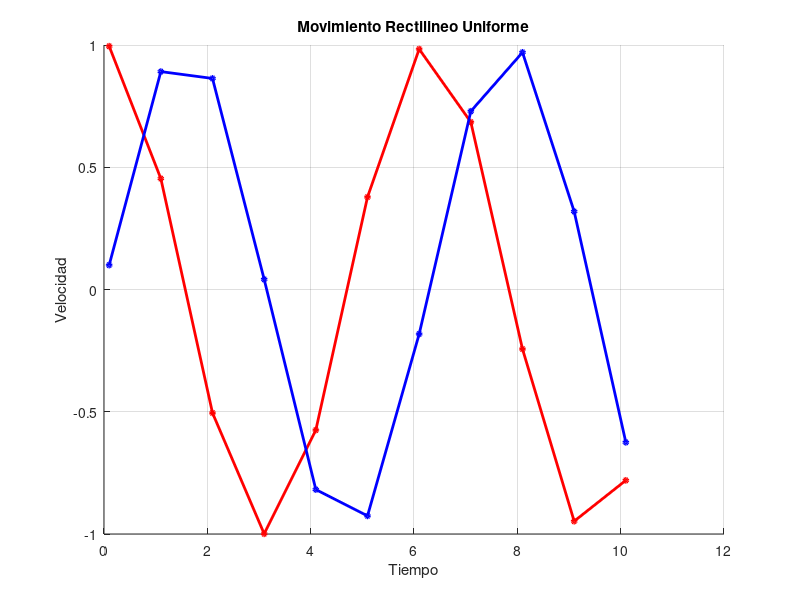

Write MATLAB code to recreate this figure.


function retval = doblePloteo ()
  
  x=[0.1:10.3];
  %y=[0:200];
  
  coseno_x=cos(x);
  seno_x=sin(x);
  
  hold on;
  
  plot(x,coseno_x,'ro-','markersize',3,'linewidth',2,'Color','red')
  plot(x,seno_x,'ro-','markersize',3,'linewidth',2,'Color','blue')
  
  
  hold off;
  
  xlabel("Tiempo");
   ylabel("Velocidad");

   title("Movimiento Rectilineo Uniforme");

   grid on;
  

endfunction
